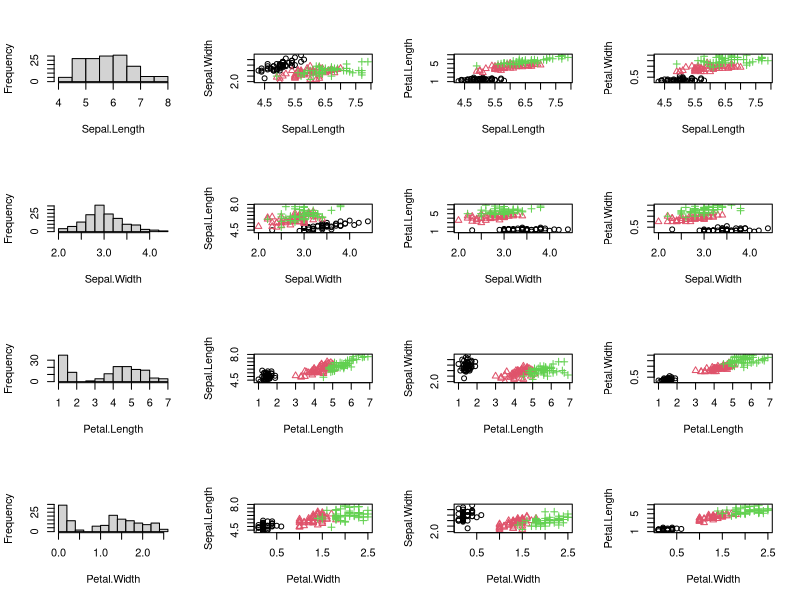
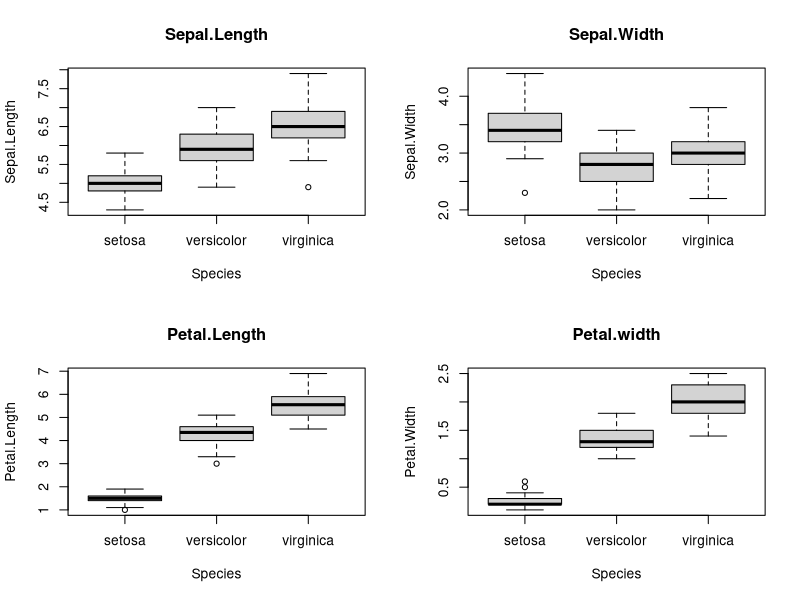

These figures' R source, in order:
data("iris")
head(iris)
attach(iris)
Sepal.Length
mean(Sepal.Length)
IQR(Sepal.Length)
quantile(Sepal.Length,0.75)-quantile(Sepal.Length,0.25)
mean(Petal.Length)
IQR(Petal.Length)


#apply function
apply(iris[,1:4],2,mean)
apply(iris[,1:4],2,sd)
apply(iris[,1:4],2,median)
apply(iris[,1:4],2,quantile, probs=0.75)-apply(iris[,1:4],2,quantile, probs=0.25)
apply(iris[,1:4],2,IQR)

table(Species)/length(Species)

#categorical variable to number:
species_code<-rep(NA, length(Species))
species_code[which(Species=="setosa")]<-1
species_code[which(Species=="versicolor")]<-2
species_code[which(Species=="virginica")]<-3
#plots (histogram)
par(mfrow=c(4,4)) # set more than 1 plot per figure (4x4)

for (i in 1:4){
  hist(iris[,i],main ="",xlab=names(iris)[i],probability=FALSE)
  for (j in which((1:4)!=i)){
    plot(iris[,i],iris[,j],col=species_code,
      pch=species_code,xlab=names(iris)[i],ylab=names(iris)[j])
  }
}

#boxplots
par(mfrow=c(2,2))
boxplot(Sepal.Length~Species,main="Sepal.Length")
boxplot(Sepal.Width~Species,main="Sepal.Width")
boxplot(Petal.Length~Species,main="Petal.Length")
boxplot(Petal.Width~Species,main="Petal.width")

cor(iris[,1:4])

